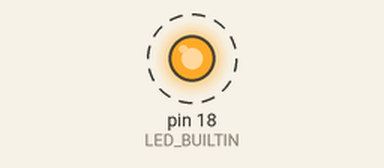
Bench run of a sketch on a simulated Arduino Uno, built with avr-gcc and run on an emulated ATmega328P. On the bench: output pins drawn as LEDs (lit = HIGH). Dashed ring = blinking.

Above: at 0.5 s.
Timing chart, 0 to 3.0 s (numbered marks = the images above):
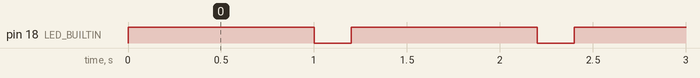

Measured:
- by itself, pin 18 (LED_BUILTIN): alternates HIGH for 1.0 s and LOW for 0.20 s

The sketch:

BlinkExt.ino
```cpp
#define LED_BUILTIN 18
void setup() {

  // initialize digital pin LED_BUILTIN as an output.

  pinMode(LED_BUILTIN, OUTPUT);

}


// the loop function runs over and over again forever

void loop() {

  digitalWrite(LED_BUILTIN, HIGH);   // turn the LED on (HIGH is the voltage level)

  delay(1000);                       // wait for a second

  digitalWrite(LED_BUILTIN, LOW);    // turn the LED off by making the voltage LOW

  delay(200);                       // wait for a second

}
```
